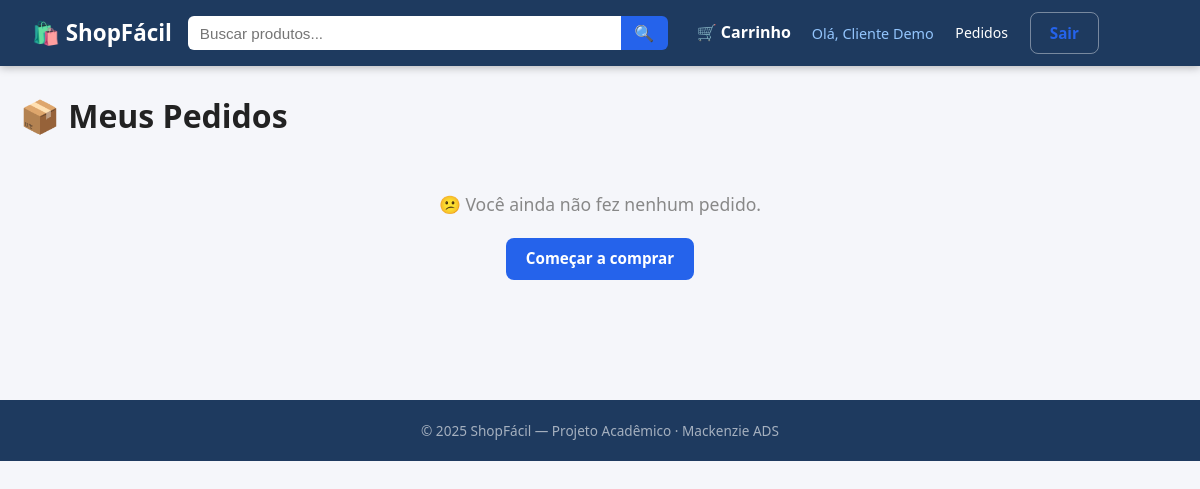
Before: /pedidos (signed in) with the older database file.
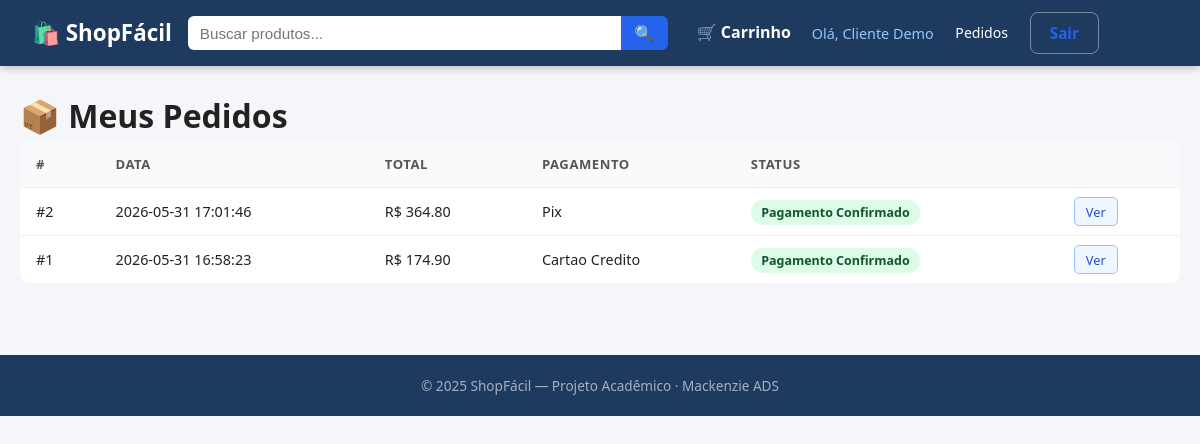
After: the same page with the newer database file.
### tables this page shows
CREATE TABLE pedido (
            id          INTEGER PRIMARY KEY AUTOINCREMENT,
            cliente_id  INTEGER NOT NULL REFERENCES usuario(id),
            total       REAL NOT NULL,
            status      TEXT NOT NULL DEFAULT 'aguardando_pagamento',
            criado_em   TEXT NOT NULL DEFAULT (datetime('now','localtime')),
            endereco    TEXT,
            pagamento   TEXT
        );

### app.py (the view)
@app.route('/pedidos')
@login_required
def pedidos():
    lista = query(
        "SELECT * FROM pedido WHERE cliente_id=? ORDER BY criado_em DESC",
        (session['user_id'],)
    )
    return render_template('pedidos.html', pedidos=lista)

### app.py (called while the page is built)
def get_db():
    if 'db' not in g:
        g.db = sqlite3.connect(DATABASE)
        g.db.row_factory = sqlite3.Row
        g.db.execute("PRAGMA foreign_keys = ON")
    return g.db

def query(sql, args=(), one=False):
    cur = get_db().execute(sql, args)
    rv = cur.fetchall()
    return (rv[0] if rv else None) if one else rv

def login_required(f):
    @wraps(f)
    def decorated(*args, **kwargs):
        if 'user_id' not in session:
            flash('Faça login para continuar.', 'warning')
            return redirect(url_for('login'))
        return f(*args, **kwargs)
    return decorated

def get_cart():
    return session.setdefault('cart', {})

def cart_count():
    return sum(get_cart().values())

### templates/pedidos.html (shortened to what this page needs)
{% extends 'base.html' %}
{% block content %}
<h1>📦 Meus Pedidos</h1>
{% if pedidos %}
  <table class="data-table">
    <thead>
      <tr><th>#</th><th>Data</th><th>Total</th><th>Pagamento</th><th>Status</th><th></th></tr>
    </thead>
    <tbody>
      {% for p in pedidos %}
        <tr>
          <td>#{{ p['id'] }}</td>
          <td>{{ p['criado_em'] }}</td>
          <td>R$ {{ '%.2f'|format(p['total']) }}</td>
          <td>{{ p['pagamento']|replace('_',' ')|title }}</td>
          <td><span class="status-badge status-{{ p['status'] }}">{{ p['status']|replace('_',' ')|title }}</span></td>
          <td><a href="{{ url_for('pedido_detalhe', pid=p['id']) }}" class="btn-sm">Ver</a></td>
        </tr>
      {% endfor %}
    </tbody>
  </table>
{% else %}
  <div class="empty-state">
    <p>😕 Você ainda não fez nenhum pedido.</p>
    <a href="{{ url_for('index') }}" class="btn-primary">Começar a comprar</a>
  </div>
{% endif %}
{% endblock %}

Changed rows visible on the page:
added pedido: id "2", criado_em "2026-05-31 17:01:46", total "364.80", pagamento "Pix", status "Pagamento Confirmado"
added pedido: id "1", criado_em "2026-05-31 16:58:23", total "174.90", pagamento "Cartao Credito", status "Pagamento Confirmado"
Other visible differences:
text no longer shown: "😕 Você ainda não fez nenhum pedido. Começar a comprar"
text now shown: "# DATA TOTAL PAGAMENTO STATUS"
